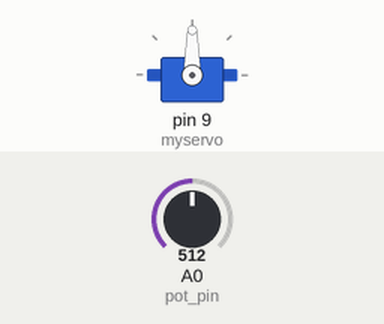
This sketch was run on a simulated Arduino Uno, built with avr-gcc and run on an emulated ATmega328P. On the bench: servo. The inputs (shaded band) are chosen by the test bench; at power-on: A0 (pot_pin) = 512.

Above: at 1.2 s.
1.3 s: A0 (pot_pin) set to 716
At 1.7 s:
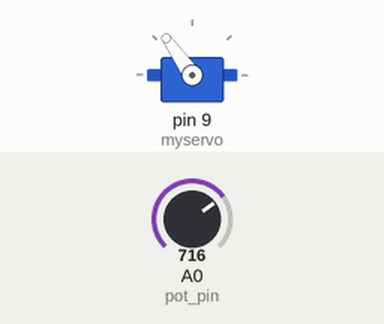
2.8 s: A0 (pot_pin) set to 900
At 3.7 s:
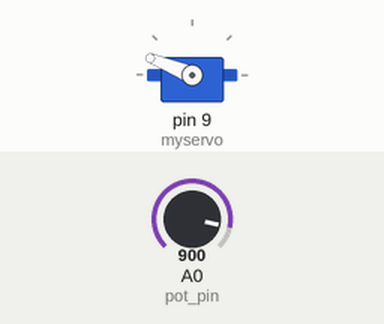
4.3 s: A0 (pot_pin) set to 1023
At 5.1 s:
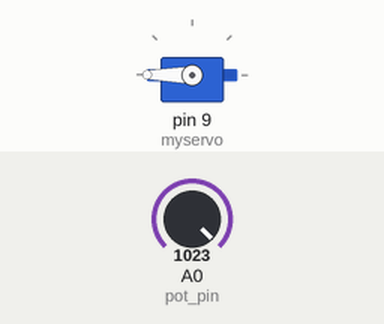
5.8 s: A0 (pot_pin) set to 306
At 7.0 s:
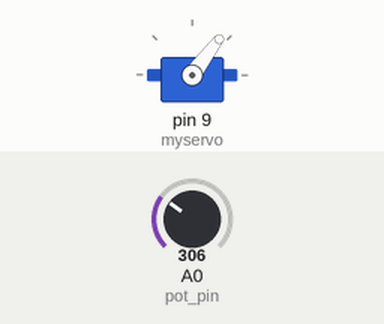
7.3 s: A0 (pot_pin) set to 122
At 8.6 s:
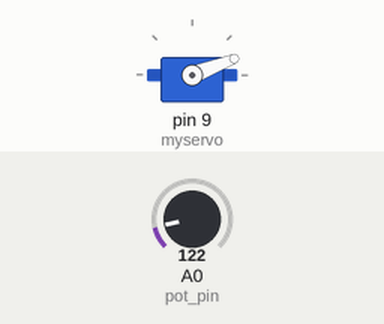
Timing chart, 0 to 9.8 s (numbered marks = the images above; inputs shaded):
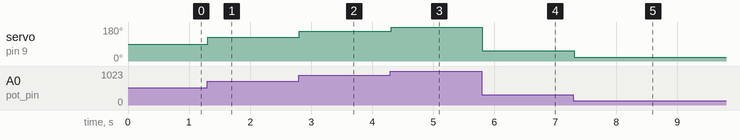

Measured:
- after the input at 1.3 s, servo on pin 9 (myservo): 90° → 125° at once
- after the input at 2.8 s, servo on pin 9 (myservo): 125° → 158° at once
- after the input at 4.3 s, servo on pin 9 (myservo): 158° → 180° at once
- after the input at 5.8 s, servo on pin 9 (myservo): 180° → 53° at once
- after the input at 7.3 s, servo on pin 9 (myservo): 53° → 21° at once

The sketch:

potentiometer-control-servo.ino
```cpp
#include <Servo.h>

Servo myservo;

int pot_pin = A0;
int pot_val;

void setup() {
  myservo.attach(9);
}

void loop() {
  pot_val = analogRead(pot_pin);
  int angle = map(pot_val, 0, 1023, 0, 180);
  myservo.write(angle);
  delay(15);
}
```
